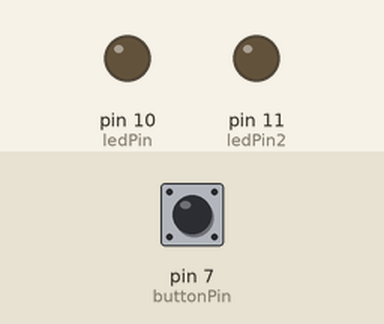
The sketch below on a simulated Arduino Uno, built with avr-gcc and run on an emulated ATmega328P. On the bench: output pins drawn as LEDs (lit = HIGH). Dashed ring = blinking. Inputs (shaded band) come from the test bench; at power-on: pin 7 (buttonPin) LOW.

Above: at 1.8 s.
1.9 s: pin 7 (buttonPin) pulled HIGH for 3.2 s
At 5.3 s:
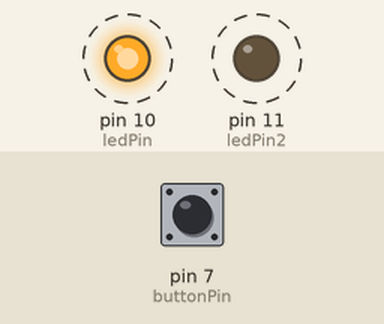
6.6 s: pin 7 (buttonPin) pulled HIGH for 0.6 s
At 8.0 s:
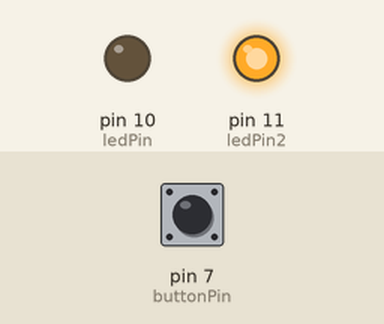
8.7 s: pin 7 (buttonPin) pulled HIGH for 1 s
At 9.9 s:
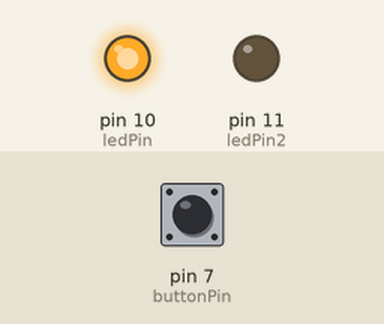
Timing chart, 0 to 11.7 s (numbered marks = the images above; inputs shaded):
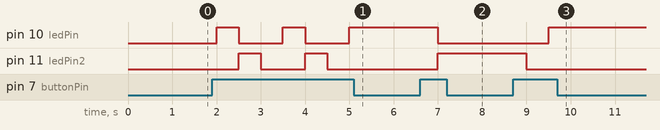

The sketch:

dazzling_luulia1.ino
```cpp
int buttonPin = 7;
int ledPin = 10;
int ledPin2 = 11;
int estadoLed = 0;


void setup() {
    pinMode(ledPin, OUTPUT);
    pinMode(ledPin2, OUTPUT);
    pinMode(buttonPin, INPUT);
}

void loop() {

  if (digitalRead(buttonPin) == HIGH) {
     estadoLed = estadoLed + 1;
  }
  if (estadoLed == 1){
    digitalWrite(ledPin, HIGH);
  } else if(estadoLed == 2){
  	digitalWrite(ledPin, LOW);
    digitalWrite(ledPin2, HIGH);
  }  else if (estadoLed == 3){
  	digitalWrite(ledPin2, LOW);
    estadoLed = 0;
  }
  delay(500);
}
```

Measured:
- after the input at 1.9 s, pin 10 (ledPin): alternates HIGH for 0.50 s and LOW for 1.0 s, starting after 0.10 s; pin 11 (ledPin2): alternates HIGH for 0.50 s and LOW for 1.0 s, 4 changes in all, then stays LOW, starting after 0.60 s
- after the input at 6.6 s, pin 10 (ledPin): HIGH → LOW after 0.40 s; pin 11 (ledPin2): LOW → HIGH after 0.40 s
- after the input at 8.7 s, pin 10 (ledPin): LOW → HIGH after 0.80 s; pin 11 (ledPin2): HIGH → LOW after 0.30 s
